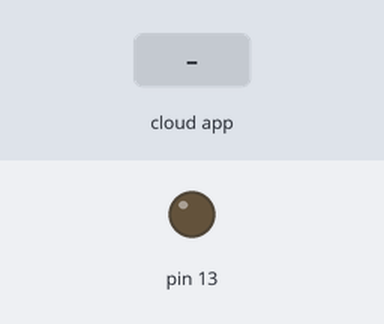
Bench run of a sketch on a simulated Arduino Uno, built with avr-gcc and run on an emulated ATmega328P. On the bench: output pins drawn as LEDs (lit = HIGH). Inputs (shaded band) come from the test bench. The ROS host is connected and sends only what is stated.

Above: at 1.2 s.
1.3 s: the phone or cloud app sets LED to 1
At 1.7 s:
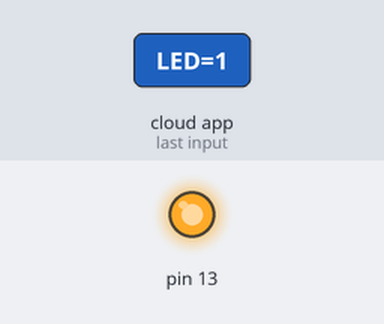
2.9 s: the phone or cloud app sets LED to 0
At 4.2 s:
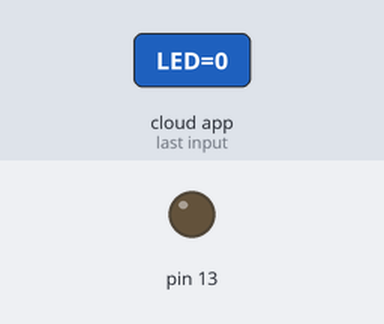
Timing chart, 0 to 5.9 s (numbered marks = the images above; inputs shaded):
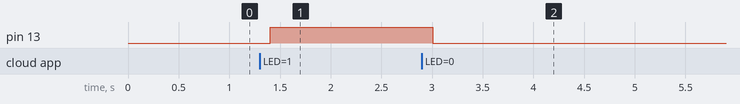

Measured:
- after the input at 1.3 s, pin 13: LOW → HIGH after 0.10 s
- after the input at 2.9 s, pin 13: HIGH → LOW after 0.11 s

The sketch:

ledControlBool_ROS.ino
```cpp
#include <ros.h>
#include <std_msgs/Bool.h>

ros::NodeHandle nh;

void messageCb(const std_msgs::Bool &msg)
{
  if(msg.data == true)
  {
    digitalWrite(13, HIGH);   // blink the led
  }
  else
  {
    digitalWrite(13, LOW);   // turn off the led
  }
}

ros::Subscriber<std_msgs::Bool> sub("LED", &messageCb);

void setup()
{
  pinMode(13, OUTPUT);
  nh.initNode();
  nh.subscribe(sub);
}

void loop()
{
  nh.spinOnce();
  delay(200);
}
```
